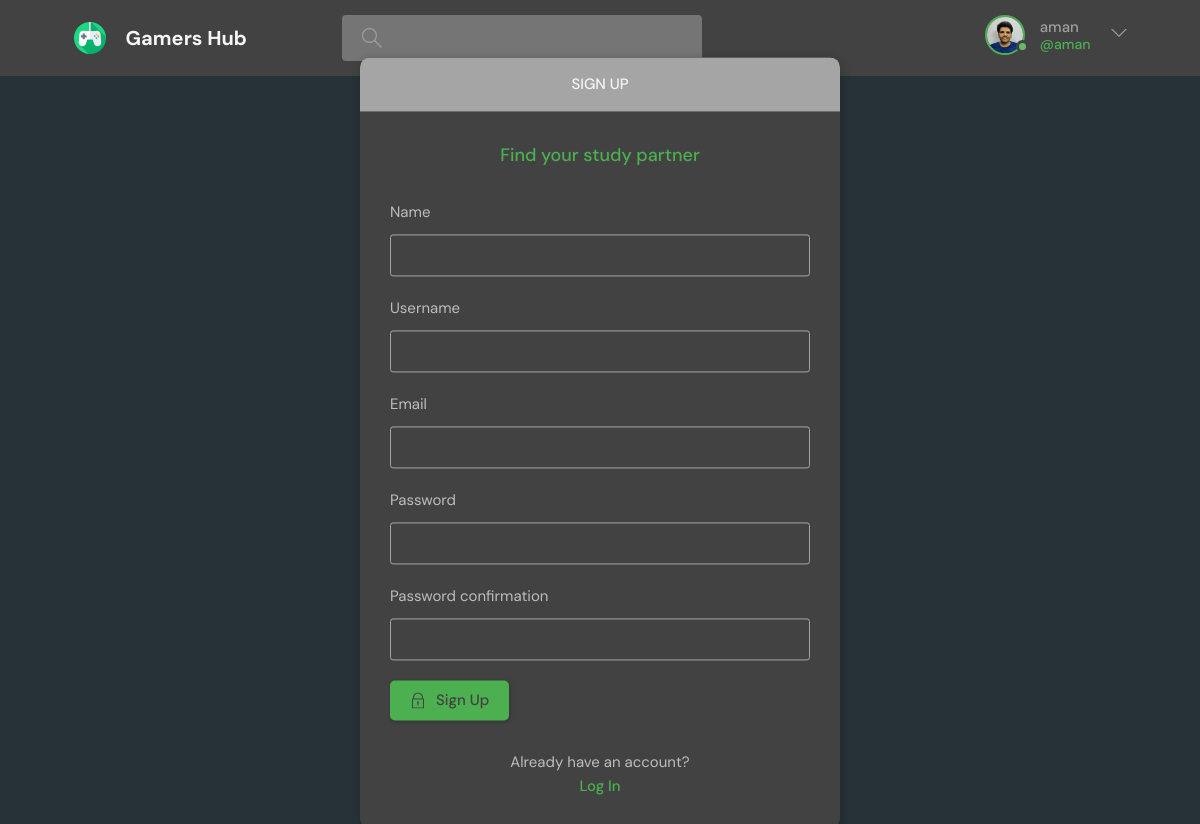
Page /register/ (signed in) on the committed database.
### base/models.py (models this page shows)
class User(AbstractUser):
    name = models.CharField(max_length=200, null=True)
    email = models.EmailField(null=True, unique=True)
    bio = models.TextField(null=True)
    avatar = models.ImageField(null=True, default="avatar.svg")
    USERNAME_FIELD = 'email'
    REQUIRED_FIELDS = []

### base/views.py (the view, shortened to what this page needs)
# urls.py: path('register/', views.registerPage, name="register_name"),
def registerPage(request):
    form=MyUserCreationForm()
    pageType='register'
    context={'page': pageType, 'form': form}
    return render(request, 'base/login_register.html', context)

### base/formModels.py
class MyUserCreationForm(UserCreationForm):
    class Meta:
        model = User
        fields = ['name', 'username', 'email', 'password1', 'password2']

### base/templates/base/login_register.html (shortened to what this page needs)
{% extends 'main.html' %}
{% block content %}
{% if page == 'login' %}
  <main class="auth layout">
    <div class="container">
      <div class="layout__box">
        <div class="layout__boxHeader">
          <div class="layout__boxTitle">
            <h3>Login</h3>
          </div>
        </div>
        <div class="layout__body">
          <h2 class="auth__tagline">Find your study partner</h2>
          <form class="form" method="POST" action="">
            {% csrf_token %}
            <div class="form__group form__group">
              <label for="room_name">Email</label>
              <input id="username" name="email" type="text" placeholder="e.g. username@email.com" />
            </div>
            <div class="form__group">
              <label for="password">Password</label>
              <input
                id="password"
                name="password"
                type="password"
                placeholder="&bull;&bull;&bull;&bull;&bull;&bull;&bull;&bull;"
              />
            </div>
            <button class="btn btn--main" type="submit" value="Login">
              <svg
                version="1.1"
                xmlns="http://www.w3.org/2000/svg"
                width="32"
                height="32"
                viewBox="0 0 32 32"
              >
                <title>lock</title>
                <path
                  d="M27 12h-1v-2c0-5.514-4.486-10-10-10s-10 4.486-10 10v2h-1c-0.553 0-1 0.447-1 1v18c0 0.553 0.447 1 1 1h22c0.553 0 1-0.447 1-1v-18c0-0.553-0.447-1-1-1zM8 10c0-4.411 3.589-8 8-8s8 3.589 8 8v2h-16v-2zM26 30h-20v-16h20v16z"
                ></path>
                <path
                  d="M15 21.694v4.306h2v-4.306c0.587-0.348 1-0.961 1-1.694 0-1.105-0.895-2-2-2s-2 0.895-2 2c0 0.732 0.413 1.345 1 1.694z"
                ></path>
              </svg>
              Login
            </button>
          </form>
          <div class="auth__action">
            <p>Haven't signed up yet?</p>
            <a href="{% url 'register_name' %}" class="btn btn--link">Sign Up</a>
          </div>
        </div>
      </div>
    </div>
  </main>
{% elif page == 'register' %}
  <main class="auth layout">
    <div class="container">
      <div class="layout__box">
        <div class="layout__boxHeader">
          <div class="layout__boxTitle">
            <h3>Sign up</h3>
          </div>
        </div>
        <div class="layout__body">
          <h2 class="auth__tagline">Find your study partner</h2>
          <form method="POST" action="">
            {% for field in form %}
            <div class="form__group form__group">
              <label for="">{{field.label}}</label>
              {{field}}
            </div>
            {% endfor %}
            <button class="btn btn--main" type="submit">
              Sign Up
            </button>
          </form>
          <div class="auth__action">
            <p>Already have an account?</p>
            <a href="{% url 'login_name' %}" class="btn btn--link">Log In</a>
          </div>
        </div>
      </div>
    </div>
  </main>
{% endif %}
{% endblock content %}

### templates/navbar.html (shortened to what this page needs)
{% load static %}
<header class="header header--loggedIn">
  <div class="container">
    <a href="{% url 'home_name' %}" class="header__logo">
      <img src="{% static 'images/logo.png' %}" />
      <h1>Gamers Hub</h1>
    </a>
    <form class="header__search" action="{% url 'home_name' %}" method="GET">
      <label>
        <input type="text" name="query" placeholder="Search for rooms..." />
      </label>
    </form>
    <nav class="header__menu">
      {% if request.user.is_authenticated %}
        <div class="header__user">
          <a href="{% url 'userProfile_name' user.username %}">
            <div class="avatar avatar--medium active">
              <img src="{{request.user.avatar.url}}" />
            </div>
            <p>{{request.user.username}} <span>@{{request.user.username}}</span></p>
          </a>
          <button class="dropdown-button">
            <svg version="1.1" xmlns="http://www.w3.org/2000/svg" width="32" height="32" viewBox="0 0 32 32">
              <title>chevron-down</title>
              <path d="M16 21l-13-13h-3l16 16 16-16h-3l-13 13z"></path>
            </svg>
          </button>
        </div>
      {% else %}
        <a href="{% url 'login_name' %}">
          <img src="{% static 'images/avatar.svg' %}" />
          <p>Login</p>
        </a>
      {% endif %}
    </nav>
  </div>
</header>

### rows in the picture
User: user.avatar (picture), user.username "aman"

### other values in the picture
{{ field.label }} "Name" "Username" "Email" "Password" "Password confirmation"
